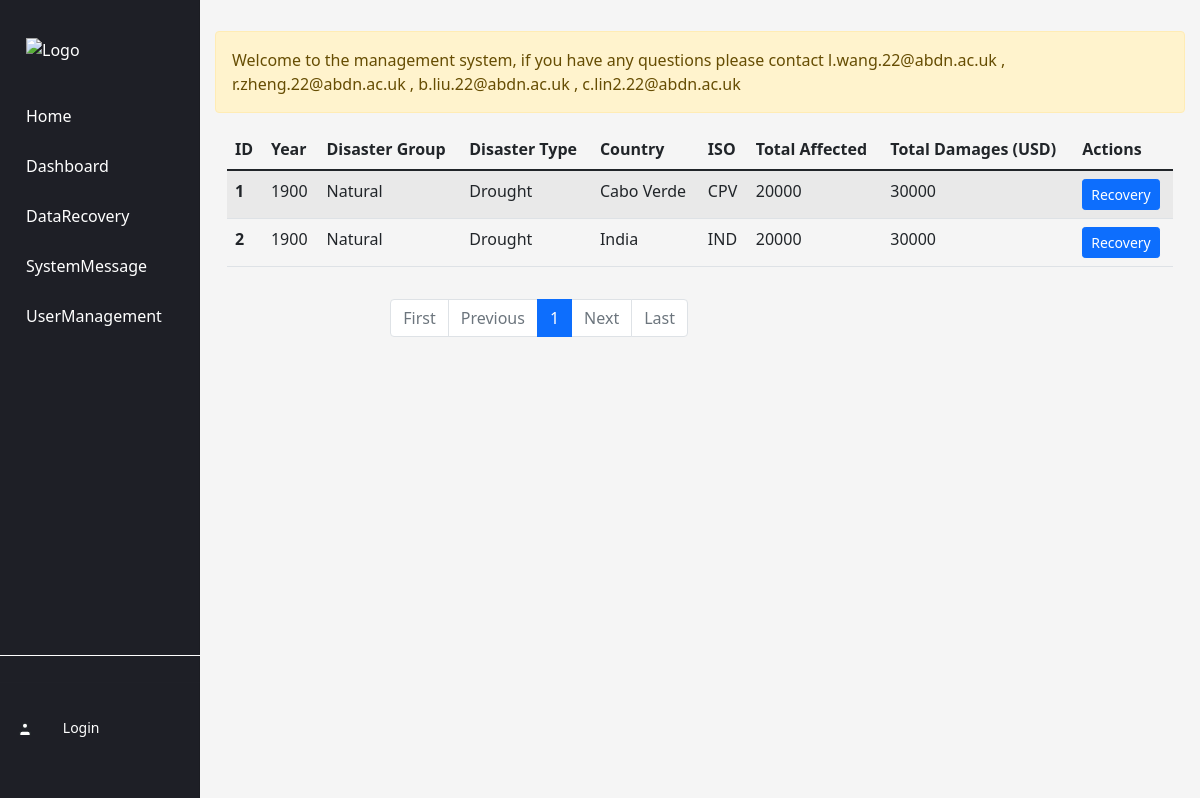
The app's page /trash/ with its own data.
### disaster_chat/models.py (models this page shows)
class Message(models.Model):
    id = models.AutoField(primary_key=True)
    message = models.TextField()
    class Meta:
        db_table = 'disaster_message'

### disaster_table/models.py (models this page shows, shortened)
class summary(models.Model):
    Dis_ID = models.IntegerField()
    Year = models.IntegerField()
    Disaster_Group = models.TextField()
    Disaster_Type = models.TextField()
    Country = models.TextField()
    ISO = models.TextField()
    Total_Affected = models.TextField()
    Total_Damages = models.TextField()
    is_delete = models.IntegerField(default=0)

### disaster_trash_list/views.py (the view)
# urls.py: path('', views.index, name='index'),
def index(request):
    message_obj = get_message_obj()
    disasters_list = get_delete_disasters()
    paginator = Paginator(disasters_list, 10)  # Show 10 items per page
    page = request.GET.get('page', 1)
    try:
        page = int(page)
        if page <= 0:
            page = 1
        disasters = paginator.page(page)
    except (PageNotAnInteger, EmptyPage):
        disasters = paginator.page(1)
    page_range = paginator.get_elided_page_range(page, on_each_side=0, on_ends=1)
    return render(request, 'disaster_trash_list/index.html', {'disasters': disasters, 'page_range': page_range,'message_obj':message_obj})

### disaster_trash_list/views.py (called while the page is built)
def get_message_obj():
    message_obj = Message.objects.order_by('-id')
    return message_obj

def get_delete_disasters():
    disasters = DisasterList.objects.filter(is_delete=1).order_by('Dis_ID')
    return disasters

### disaster_trash_list/templates/disaster_trash_list/index.html
{% include 'common/header.html' %} {% include 'common/nav.html' %}
<div class="main-content">
    <div class="alert alert-warning mt-3" role="alert">
        {{message_obj.0.message}}
    </div>
    <div class="container my-3">
        <div class="row">
            <div class="col">
                <table class="table table-striped">
                    <thead>
                        <tr>
                            <th scope="col">ID</th>
                            <th scope="col">Year</th>
                            <th scope="col">Disaster Group</th>
                            <th scope="col">Disaster Type</th>
                            <th scope="col">Country</th>
                            <th scope="col">ISO</th>
                            <th scope="col">Total Affected</th>
                            <th scope="col">Total Damages (USD)</th>
                            <th scope="col">Actions</th>
                        </tr>
                    </thead>
                    <tbody>
                        {% for disaster in disasters %}
                        <tr>
                            <th scope="row">{{ disaster.Dis_ID }}</th>
                            <td>{{ disaster.Year }}</td>
                            <td>{{ disaster.Disaster_Group }}</td>
                            <td>{{ disaster.Disaster_Type }}</td>
                            <td>{{ disaster.Country }}</td>
                            <td>{{ disaster.ISO }}</td>
                            <td>{{ disaster.Total_Affected }}</td>
                            <td>{{ disaster.Total_Damages }}</td>
                            <td>
                                <a href="recovery/{{ disaster.Dis_ID }}" class="btn btn-primary btn-sm">Recovery</a>
                            </td>
                        </tr>
                        {% endfor %}
                    </tbody>
                </table>
            </div>
        </div>
        <div class="row my-3">
            <div class="col-12 col-md-6">
                <nav aria-label="Page navigation example">
                    <ul class="pagination justify-content-end">
                        <li class="page-item {% if not disasters.has_previous %}disabled{% endif %}">
                            <a class="page-link" href="{% if search_query and search_field %}?search_query={{ search_query }}&search_field={{ search_field }}&page=1{% else %}?page=1{% endif %}" tabindex="-1" aria-disabled="true">First</a>
                        </li>
                        <li class="page-item {% if not disasters.has_previous %}disabled{% endif %}">
                            <a class="page-link" href="{% if disasters.has_previous %}?{% if search_query and search_field %}search_query={{ search_query }}&search_field={{ search_field }}&{% endif %}page={{ disasters.previous_page_number }}{% else %}#{% endif %}" tabindex="-1" aria-disabled="true">Previous</a>
                        </li>
                        {% for i in page_range %}
                        {% if disasters.number == i %}
                        <li class="page-item active" aria-current="page">
                            <a class="page-link" href="?{% if search_query and search_field %}search_query={{ search_query }}&search_field={{ search_field }}&{% endif %}page={{ i }}">{{ i }}</a>
                        </li>
                        {% else %}
                        <li class="page-item">
                            <a class="page-link" href="?{% if search_query and search_field %}search_query={{ search_query }}&search_field={{ search_field }}&{% endif %}page={{ i }}">{{ i }}</a>
                        </li>
                        {% endif %}
                        {% endfor %}
                        <li class="page-item {% if not disasters.has_next %}disabled{% endif %}">
                            <a class="page-link" href="{% if disasters.has_next %}?{% if search_query and search_field %}search_query={{ search_query }}&search_field={{ search_field }}&{% endif %}page={{ disasters.next_page_number }}{% else %}#{% endif %}">Next</a>
                        </li>
                        <li class="page-item {% if not disasters.has_next %}disabled{% endif %}">
                            <a class="page-link" href="{% if search_query and search_field %}?search_query={{ search_query }}&search_field={{ search_field }}&page={{ disasters.paginator.num_pages }}{% else %}?page={{ disasters.paginator.num_pages }}{% endif %}" tabindex="-1" aria-disabled="true">Last</a>
                        </li>
                    </ul>
                </nav>
            </div>
        </div>
    </div>
</div>

### templates/common/header.html (style rules this page uses)
body { background-color: #f5f5f5; }

### templates/common/nav.html (style rules this page uses)
.main-content { margin-left: 200px; padding: 15px; }

### records on screen
Message: message "Welcome to the management system, if you have any questions please contact l.wang.22@abdn.ac.uk , r.zheng.22@abdn.ac.uk , b.liu.22@abdn.ac.uk , c.lin2.22@abdn.ac.uk"
summary: Dis_ID "1", Year "1900", Disaster_Group "Natural", Disaster_Type "Drought", Country "Cabo Verde", ISO "CPV", Total_Affected "20000", Total_Damages "30000"
summary: Dis_ID "2", Year "1900", Disaster_Group "Natural", Disaster_Type "Drought", Country "India", ISO "IND", Total_Affected "20000", Total_Damages "30000"

### other values on screen
{{ i }} "1"
